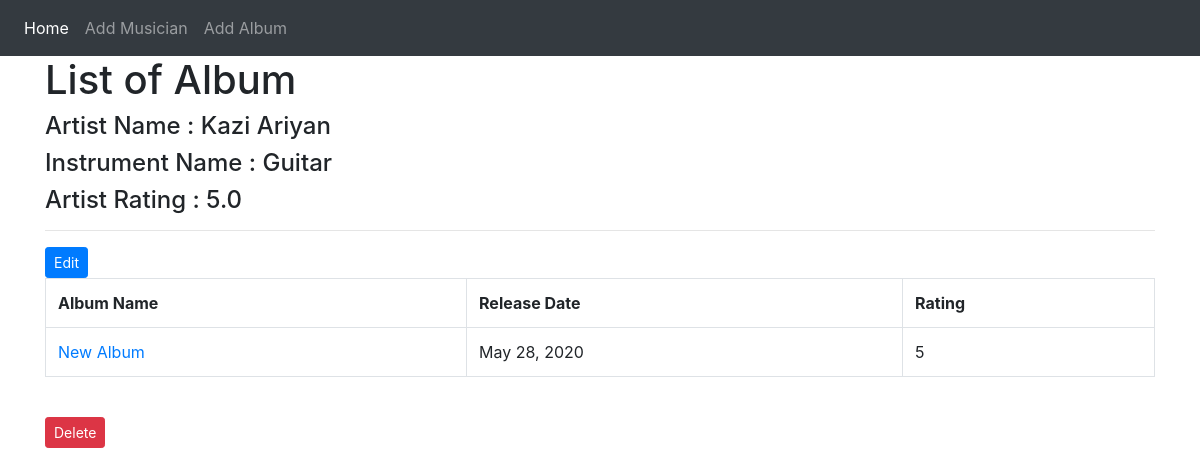
Screenshot of /album_list/1/ with the database file from the repository.
### frist_app/models.py (models this page shows, shortened)
class Musician(models.Model):
     first_name = models.CharField(max_length=50)
     last_name = models.CharField(max_length=50)
     instrument = models.CharField(max_length=100)

class Album(models.Model):
         artist = models.ForeignKey(Musician, on_delete=models.CASCADE)
         name = models.CharField(max_length=100)
         release_date = models.DateField()
         rating =(
         (1, "Worst"),
         (2, "Bad"),
         (3, "Not Bad"),
         (4, "Good"),
         (5, "Excellent"),
         )
         num_stars = models.IntegerField(choices=rating)

### frist_app/views.py (the view)
# urls.py: path('album_list/<int:artist_id>/', views.album_list, name='album_list'),
def album_list(request,artist_id):
    artist_info = Musician.objects.get(pk=artist_id)
    album_list = Album.objects.filter(artist=artist_id).order_by('name')
    artist_rating = Album.objects.filter(artist=artist_id).aggregate(Avg('num_stars'))
    diction = {'title':"List of Albums",'artist_info':artist_info,'album_list':album_list,'artist_rating':artist_rating}
    return render(request, 'frist_app/album_list.html', context=diction)

### templates/frist_app/album_list.html
<!DOCTYPE html>
{% extends "frist_app/base.html" %}
{% block body_block %}
<h1> List of Album </h1>
<h4> Artist Name : {{ artist_info.first_name }} {{ artist_info.last_name }} </h4>
<h4> Instrument Name : {{ artist_info.instrument }}  </h4>
<h4>Artist Rating : {{ artist_rating.num_stars__avg }}</h4>
<hr>
<a href="{% url 'frist_app:edit_artist' artist_id=artist_info.id %}" class="btn btn-primary btn-sm"> Edit</a>
<table class="table table-bordered">
  <tr>
    <th>Album Name </th>
    <th>Release Date </th>
    <th>Rating </th>
  </tr>
 {% for album in album_list %}
 <tr>
   <td> <a href="{% url 'frist_app:edit_album' album_id=album.id %}">{{ album.name }}</a>  </td>
   <td> {{ album.release_date }} </td>
   <td> {{ album.num_stars }} </td>
 </tr>
 {% endfor %}
</table>
<br>
<a href="{% url 'frist_app:delete_artist' artist_id=artist_info.id %}" onclick="return confirm('Delete Musician?')" class="btn btn-danger btn-sm">Delete</a>
{% endblock %}

### rows the page displays
Musician: first_name "Kazi", last_name "Ariyan", instrument "Guitar"
Album: name "New Album", release_date "May 28, 2020", num_stars "5"

### other values shown
{{ artist_rating.num_stars__avg }} "5.0"
